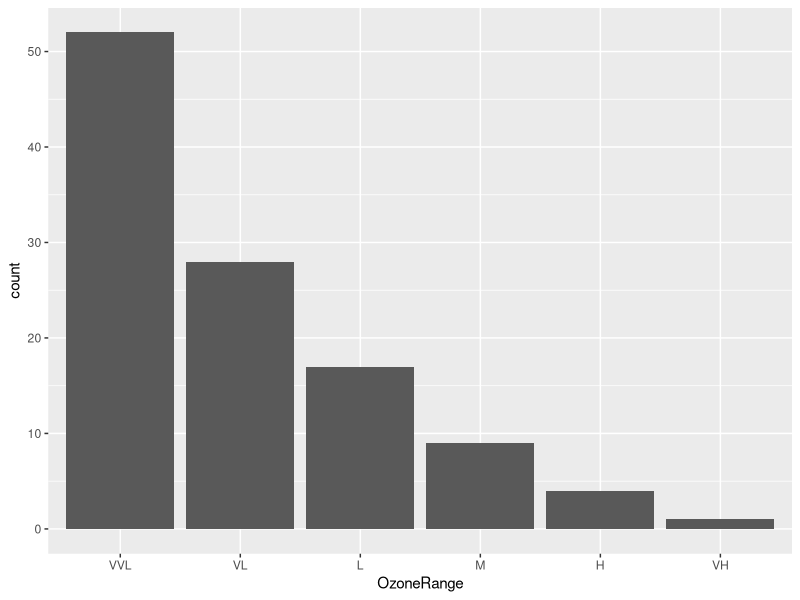
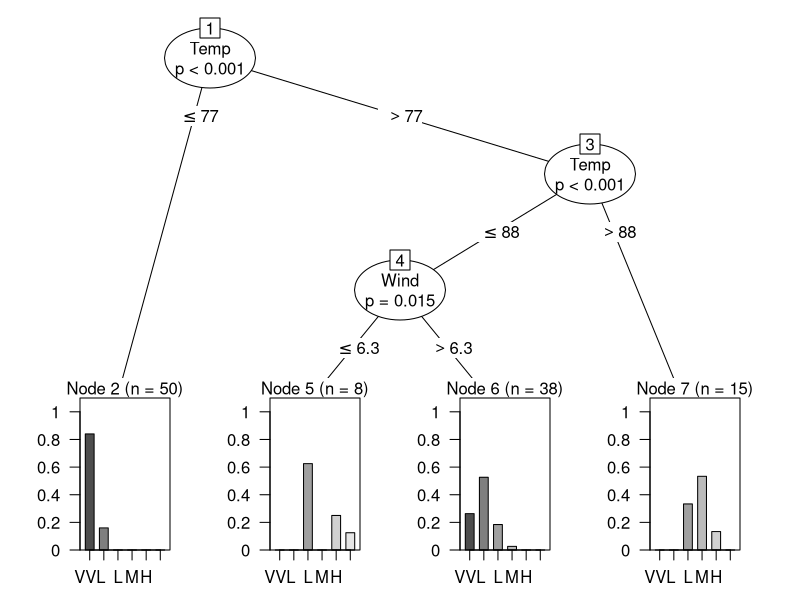
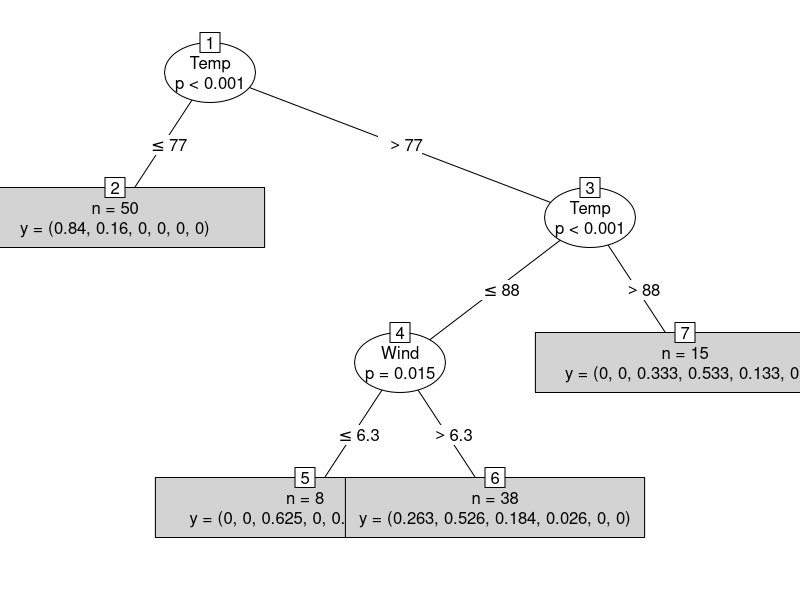
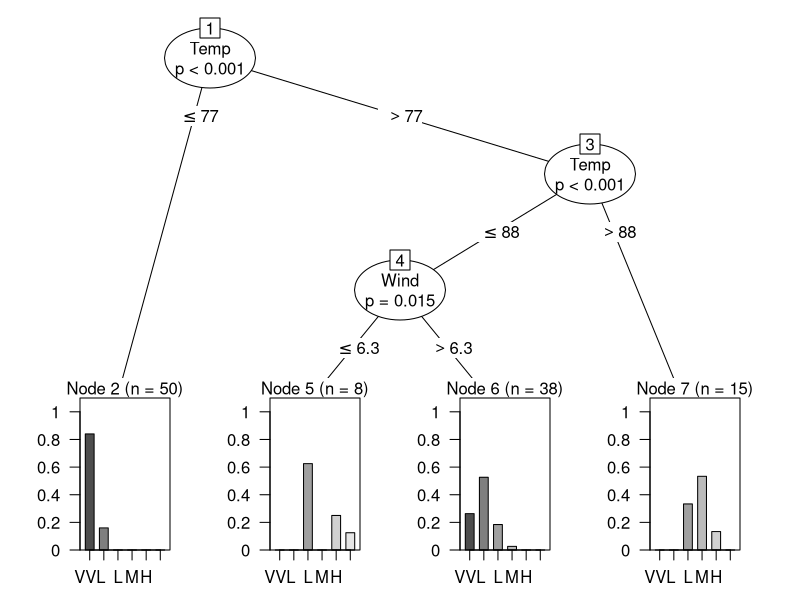
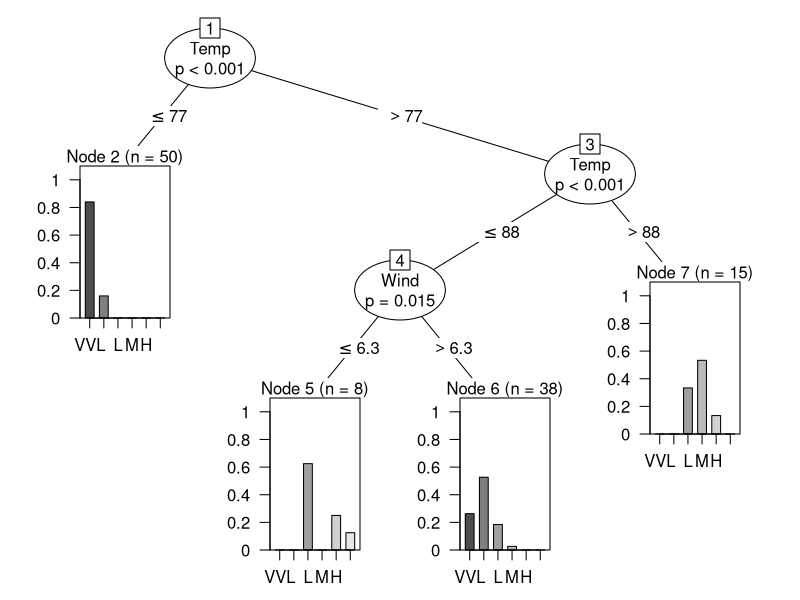
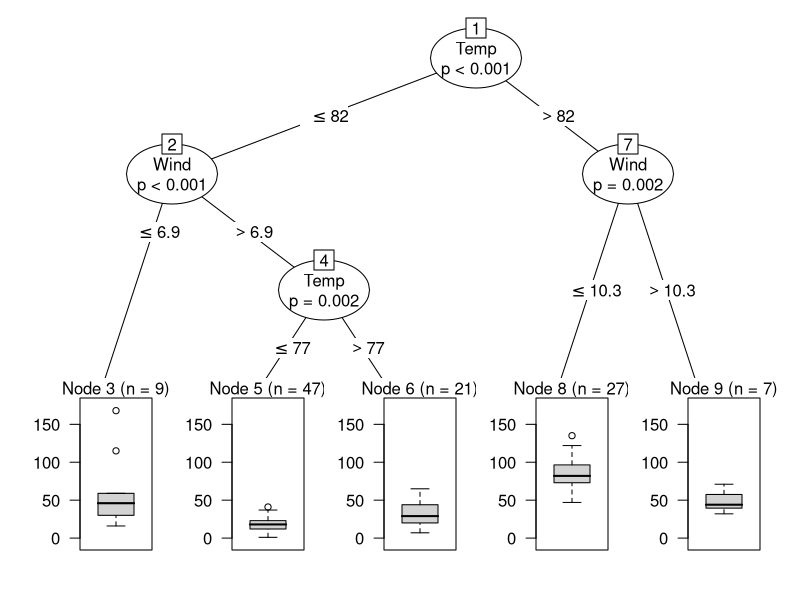

The R script that drew these images, in order: (Note: this script raises an error after producing the figures.)

#HW Due Wednesday April 21 11:59 PM
############################## Decision Tree with party
library(party)
data(airquality)
aq1 <- na.omit(airquality)
aq1$Month <- as.factor(aq1$Month)
aq1$OzoneRange <- cut(aq1$Ozone, breaks=6, labels=c("VVL", "VL", "L", "M", "H", "VH"))
#Very Very Low, Very Low, Low, Medium, High, Very High
View(aq1) #eyeball the data

#Q0
#Q0.1 Explain what does the aq1$OzoneRange <- cut(...) Code do.
#The code is dividing the range of x into intervals and coding them according to which x value they have.

#Q0.2 Write the R Code to plot the barchart of the OzoneRanges
library(ggplot2)
windows()
ggplot(aq1, aes(OzoneRange))+geom_bar()

#Q1 
##1.1 Write the R commands to build and plot a conditional Inference tree (ctree) on aq1, 
# call it aq1Ct1 to classify the OzoneRange based on Solar.R, Wind, Temp and Month
windows()
aq1Ct1<- ctree(OzoneRange~Solar.R+Wind+Temp+Month, data=aq1)
plot(aq1Ct1)

#1.2 write the code to perform the extended and the simple type plots
plot(aq1Ct1, type="simple")
plot(aq1Ct1, type="extended")


##1.3 Perform a detailed analysis of terminal Node 6.
plot(aq1Ct1, drop_terminal=FALSE)


##1.4 Issue the following commands to cross tabulate the actual VS the predicted OzoneRange)
table(aq1$OzoneRange)
table(aq1$OzoneRange, predict(aq1Ct1))

## What percentage of the data in each group were misclassified
#Do the Math in R
abs(table(predict(aq1Ct1))-table(aq1$OzoneRange))/table(aq1$OzoneRange)*100

##1.5 Write the commands that adds the following columns to the aq1 dataframe as follows
aq1$PredictedOzone <- predict(aq1Ct1) #to add the redicted Ozone Range
aq1$Node <- predict(aq1Ct1) #to add the the node the recodes belong to
aq1$Prob <- predict(aq1Ct1) #to add the probability

##1.6 Interpret the meaning of Prob values for the following record, was it classified properly or was it misclassified?
aq1[90,]$Prob
#Properly.

aq2<- na.omit(airquality)
View(aq2)

#############Let us build a different classification Model, you can clenup if you wish
#Q2 A Different Prediction Model
aq2<- na.omit(airquality)
View(aq2)

##2.1 Issue the R-Commands to build and plot a conditional Inference tree (ctree) 
# on the aq2 dataset call it aq2Ct2 to Classify the Ozone based on 
# (Solar.R, Wind, Temp and Month) and plot the new Decision Tree.
aq2Ct2<- ctree(Ozone~ Solar.R+Wind+Temp+Month, data = aq2)
windows()
plot(aq2Ct2)

##2.2 In the plots, explain why the shape of the terminal nodes in aq2 is 
# different from those in aq1 (Q1)
#They are different because we are classifying two different dataframes. In Ozone there is 1 variable to plot on the x axis instead
#of multiple in OzoneRange.

##2.3 Explain the content of terminal node 6, and in detail again
nodes(aq2Ct2,6)

##2.4 Generate a record that takes the median of Solar.R, Wind, Temp and Month 12
newRec <-as.data.frame(list(median(aq2$Solar.R), median(aq2$Wind), median(aq2$Temp), 9)) #Your code goes here and below as needed

newRec
names(newRec)<- c("Solar.R", "Wind", "Temp", "Month")
class(newRec$Solar.R) <- class(aq2$Solar.R)
class(newRec$Wind) <- class(aq2$Wind)
class(newRec$Temp) <- class(aq2$Temp)
class(newRec$Month) <- class(aq2$Month)
newRec

##2.5 Write the Code that predicts the new record
aq2$PredictnewRec<- predict(newRec)
view(aq2)
?nodes

#Q3 
aq3<- na.omit(airquality)
aq2Ct3 <- ctree(Ozone~Solar.R+Wind+Temp+Month,aq3)
#Write the code that uses the panel functions that shows the density function of the data for the 
#inner-nodes and the boxplot function for the terminal nodes
#You may need to check the Panel Generating Functions of the latest party package
#https://cran.r-project.org/web/packages/party/index.html
windows()
plot(aq2Ct3, inner_panel = node_density, terminal_panel = node_boxplot)
